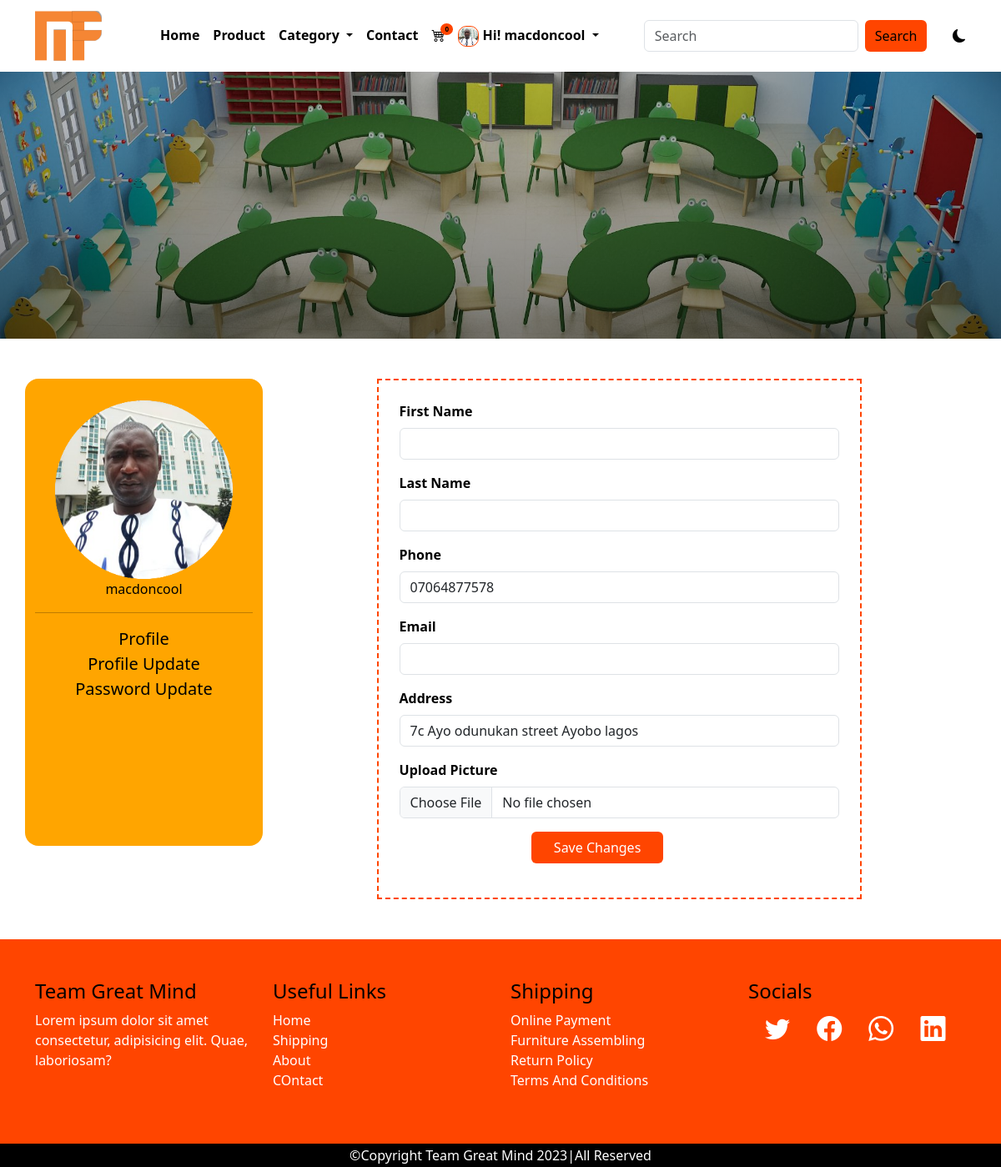
/profile_update (signed in), run on the app's committed database.
### main/models.py (models this page shows, shortened)
class AppInfo(models.Model):
    appname = models.CharField(max_length=50)
    avater= models.ImageField(upload_to='avater', default=True)
    logo = models.ImageField(upload_to='logo')
    carousel1 = models.ImageField(upload_to='carousel')
    carousel2 = models.ImageField(upload_to='carousel')
    carousel3 = models.ImageField(upload_to='carousel')
    banner = models.ImageField(upload_to= 'banner')
    copyright = models.IntegerField()

class Customer(models.Model):
    user = models.OneToOneField(User, on_delete= models.CASCADE)
    first_name = models.CharField(max_length=50)
    last_name = models.CharField(max_length=50)
    phone = models.CharField(max_length=15)
    email = models.EmailField(max_length=100)
    address = models.CharField(max_length=150)
    pix= models.ImageField(upload_to='customer')
    joined= models.DateTimeField(auto_now=True)
    class Meta:
        db_table = 'customer'
        verbose_name = 'customer'
        verbose_name_plural ='customer'

### main/views.py (the view, shortened to what this page needs)
# urls.py: path('profile_update', views.profile_update, name='profile_update'),
@login_required(login_url='signin')
def profile_update(request):
    userprof = Customer.objects.get(user__username = request.user.username)
    form = Profileupdateform(request.POST, request.FILES, instance=request.user.customer)
    context = {
        'userprof': userprof
    }
    return render(request, 'profile_update.html', context)

### main/context_processor.py (called while the page is built)
def dropdown(request):
     info= AppInfo.objects.get(pk=1)
     fcat = Category.objects.all()
     context = {
          'info': info,
          'fcat': fcat,
     }
     return context

def cartcount(request):
     count= Cart.objects.filter(user__username= request.user.username, paid=False)
     itemcount=0
     for item in count:
          itemcount += item.quantity
     context = {
          'itemcount': itemcount
     }
     return context

### main/templates/profile_update.html (shortened to what this page needs)
{% extends 'base.html' %}
{% block header %} {% include 'header.html' %}{% endblock header %}
{% block banner %} {% include 'banner.html' %}{% endblock banner %}
{% block content %}
<div class="container">
  <div class="row mt-5 mb-5">
    <div class="col-12 col-md-3 pavat">
      <img src="{{userprof.pix.url}}" alt="">
      <p>{{userprof.user}}</p>
      <hr>
      <ul class="list-unstyled">
        <li><a href="{% url 'profile' %}">Profile</a></li>
        <li><a href="{% url 'profile_update' %}" method= POST>Profile Update</a></li>
        <li><a href="{% url 'password_update' %}">Password Update</a></li>
      </ul>
    </div>
    <div class="col-12 col-md-9 pupdate">
      <form action="{% url 'profile_update' %}" method="POST" enctype="multipart/form-data" >
        <div class="mb-3">
          <label for="exampleFormControlInput1" class="form-label">First Name</label>
          <input type="text" name="first_name" class="form-control" id="exampleFormControlInput1" placeholder="">
      </div>
        <div class="mb-3">
          <label for="exampleFormControlInput1" class="form-label">Last Name</label>
          <input type="text" name="last_name" class="form-control" id="exampleFormControlInput1" placeholder="">
      </div>
        <div class="mb-3">
          <label for="exampleFormControlInput1" class="form-label">Phone</label>
          <input type="text" name="phone"  value="{{userprof.phone}}"  class="form-control" id="exampleFormControlInput1" placeholder="">
      </div>
        <div class="mb-3">
          <label for="exampleFormControlInput1" class="form-label">Email</label>
          <input type="text" name="email" class="form-control" id="exampleFormControlInput1" placeholder="">
      </div>
        <div class="mb-3">
          <label for="exampleFormControlInput1" class="form-label">Address</label>
          <input type="text" name="address" value="{{userprof.address}}"  class="form-control" id="exampleFormControlInput1" placeholder="">
      </div>
        <div class="mb-3">
          <label for="exampleFormControlInput1" class="form-label">Upload Picture</label>
          <input type="file" name="pix" class="form-control" id="exampleFormControlInput1" placeholder="">
      </div>
        <div class="mb-3">
          <button class="btn" type="submit">Save Changes</button>
      </div>
      </form>
    </div>
  </div>
</div>
{% endblock content %}
{% block footer %} {% include 'footer.html' %}{% endblock footer %}

### main/templates/header.html (shortened to what this page needs)
<nav class="navbar navbar-expand-lg">
    <div class="container">
    <a class="navbar-brand" href="#"><img src="{{info.logo.url}}" alt="" style="height: 60px;"></a>
    <div class="collapse navbar-collapse" id="navbarSupportedContent">
    <ul class="navbar-nav mx-auto mb-2 mb-lg-0">
        {% if user.is_authenticated %}
        <li class="nav-item">
            <a class="nav-link" aria-current="page" href="{% url 'main' %}">Home</a>
        </li>
        <li class="nav-item">
            <a class="nav-link" href="{% url 'products' %}">Product</a>
        </li>
        <li class="nav-item dropdown">
            <a class="nav-link dropdown-toggle" href="#" role="button" data-bs-toggle="dropdown" aria-expanded="false">
                Category
            </a>
        </li>
        <li class="nav-item">
            <a class="nav-link" href="{% url 'contact' %}">Contact</a>
        </li>
        <li class="nav-item">
            <a class="nav-link" href="{% url 'cart' %}">
                <div class="wrapper">
                    <i class="bi bi-cart4"></i>
                    <span class="badge">{{itemcount}}</span>
                </div>
            </a>
        </li>
        <li class="nav-item dropdown">
                <a class="nav-link dropdown-toggle" href="#" role="button" data-bs-toggle="dropdown" aria-expanded="false">
                    {% if user.customer %}
                    <img src="{{user.customer.pix.url}}" alt="" style="height: 25px;">
                    {% endif %}
                    <span>Hi! {{user.username}}</span>
                </a>
             </li>
               </ul>
        {% endif %}
<form class="d-flex search" role="search" action="{% url 'search' %}" method="POST">
    <input class="form-control me-2" name="search" type="search" placeholder="Search" aria-label="Search">
    <button class="btn btn-outline-success" type="submit">Search</button>
</form>
<div class="samson">
    <i class="bi bi-moon-fill"></i>
</div>
</div>
</div>
</nav>

### main/static/css/style.css (style rules this page uses)
* { padding: 0%; margin: 0%; box-sizing: border-box; }
.samson { margin-left: 3%; cursor: pointer; }
:root { --bg:white; --icon:black; --text:black; }
body { background: var(--bg) !important; color: var(--text) !important; }
.navbar { background: var(--bg) !important; }
.navbar-nav a { color: var(--text); font-weight: 600; }
.wrapper { position: relative; }
.wrapper span { position: absolute; background-color: orangered; right: -10px; top: -2px; font-size: 8px; border-radius: 50%; color: black; }
.nav-link img { border: 1px solid orangered; border-radius: 40%; }
.search button { background-color: orangered; border: none; color: black; font-weight: 500; }
.pavat { text-align: center; background-color: orange; border-radius: 1rem; height: 70vh; }
.pavat img { height: 30vh; border-radius: 30%; padding-top: 10%; }
.pavat a { text-decoration: none; text-transform: capitalize; font-size: 20px; color: black; }
.pupdate form { width: 70%; margin-left: 15%; margin-right: 15%; border: 2px dashed orangered; padding: 3%; }
.pupdate form label { font-weight: 600; }
.pupdate .btn { background-color: orangered; width: 30%; margin-left: 30%; margin-right: 25%; color: white; font-weight: 500; }

### data on the page
AppInfo: logo (picture)
Customer: pix (picture), user "macdoncool", phone "07064877578", address "7c Ayo odunukan street Ayobo lagos"

### other printed values
{{ itemcount }} "0"
{{ user.username }} "macdoncool"
